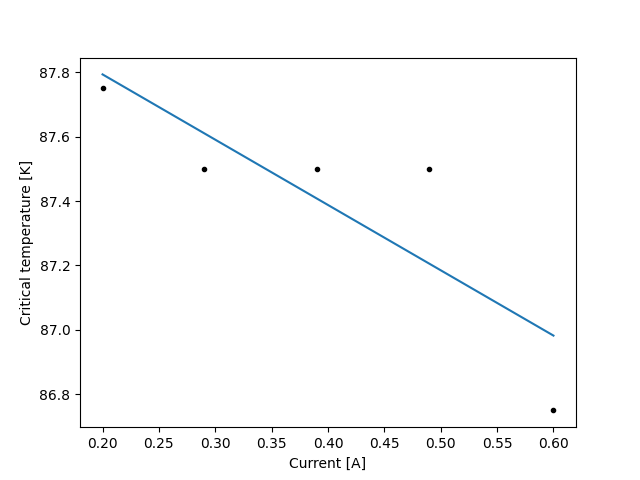

Here is the Python script that generated this plot:

import numpy
import matplotlib.pyplot
import scipy

currents = numpy.array([0.20, 0.29, 0.39, 0.49, 0.60]) # current
voltages = numpy.array([5.98, 5.99, 5.99, 5.99, 6.02]) # mv

def voltage_to_temperature(mv):
    # linjär interpolering mellan 5.97 (88K) och 6.05 (86K)
    return 88 - (mv - 5.97)*2/0.08

temperatures = voltage_to_temperature(voltages)
x = currents
y = temperatures

def f(t, a, b):
    return a + b*t
params, pcov = scipy.optimize.curve_fit(f, x, y)
print(params)
matplotlib.pyplot.figure()
matplotlib.pyplot.plot(x, y, "k.")
matplotlib.pyplot.plot(x, params[0] + params[1] * x)
stderr = numpy.sqrt(numpy.diag(pcov))
print(stderr)
matplotlib.pyplot.ylabel("Critical temperature [K]")
matplotlib.pyplot.xlabel("Current [A]")
matplotlib.pyplot.show()
